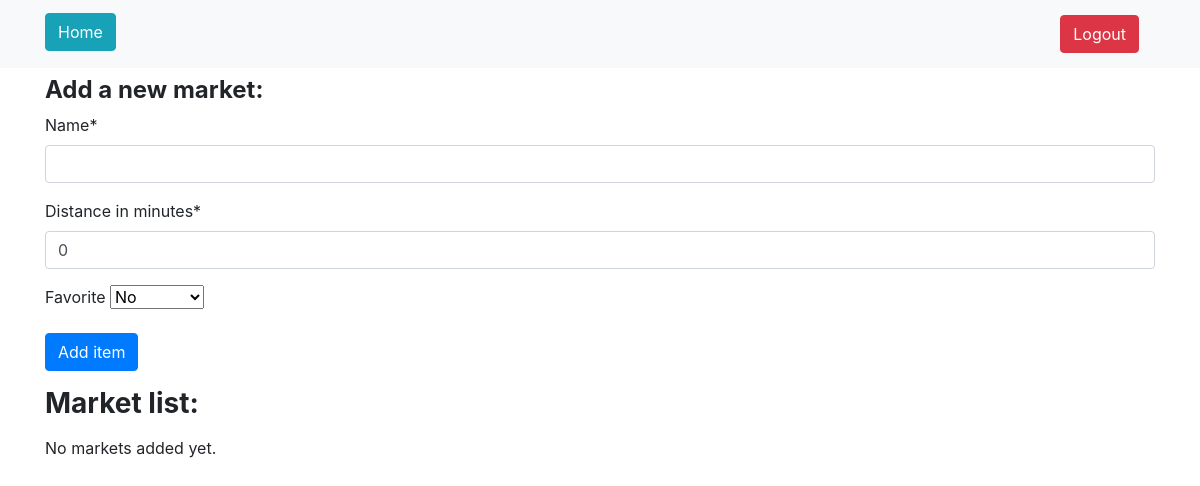
The app's page /createMarket/ (signed in), older data.
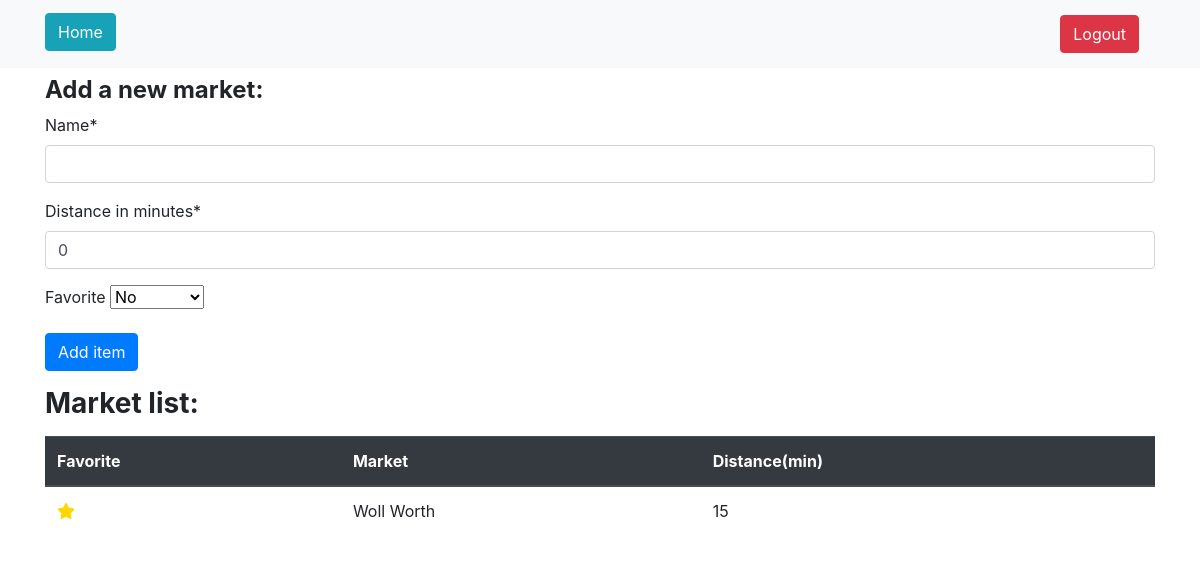
The same page, newer data.
### calculator/models.py (models this page shows, shortened)
class MarketCreatedModel(models.Model):
    name = models.CharField(max_length=100, null=True)
    distance = models.PositiveIntegerField(null=True)
    favorite = models.BooleanField(null=True, default= False)
    user_id = models.ForeignKey(User, null=True, on_delete=models.CASCADE)

### calculator/views.py (the view, shortened to what this page needs)
# urls.py: path('createMarket/', views.MarketPageView.as_view(), name='market_page'),
@method_decorator(login_required, name='dispatch')
class MarketPageView(View):
    template_name = 'marketCreation.html'
    form_class = CreateNewMarketForm
    def get_context_data(self, **kwargs):
        context = {'form': self.form_class(),}
        context['list_of_markets'] = MarketCreatedModel.objects.filter(
                user_id=self.request.user.id)
        return context
    def get(self, request, *args, **kwargs):
        form = self.form_class(initial={'distance':0,'favorite': 0})
        context = self.get_context_data()
        context['form'] = form
        return render(request, self.template_name, context=context)

### calculator/forms.py
class CreateNewMarketForm(forms.ModelForm):
    class Meta:
        model = MarketCreatedModel
        fields = ['name', 'distance', 'favorite']
        labels = {
            'distance': 'Distance in minutes',
        }

### calculator/templates/marketCreation.html (shortened to what this page needs)
{% extends "base.html" %}
{% load static %}
{% load crispy_forms_tags %}
{% block content %}
    <div class="container mt-2">
        <div class="row">
            <div class="col-md">
                <h4>
                    <strong>Add a new market:</strong>
                </h4>
            </div>
        </div>
        <form method="POST">
            {% csrf_token %} {{ form|crispy }}
            <button class="btn btn-primary" type="submit" name="saveItem">Add item</button>
        </form>
    </div>
    <div class="container mt-3">
        <div class="row">
            <div class="col">
                <label for="itemList">
                    <h3>
                        <strong>Market list:</strong>
                    </h3>
                </label>
            </div>
        </div>
        <div class="row">
            <div class="col">
                {% if list_of_markets %}
                    <table class="table">
                        <thead class="thead-dark">
                            <tr>
                                <th>Favorite</th>
                                <th>Market</th>
                                <th>Distance(min)</th>
                            </tr>
                        </thead>
                        <tbody>
                            {% for market in list_of_markets %}
                                <tr>
                                    <td>
                                        <div class="btn-group btn-group-toggle" data-toggle="buttons">
                                            {% if market.favorite %}
                                                <label class="custom-btn custom-btn-yellow">
                                                    <a href="{% url 'unfavorite_market' pk=market.pk %}">
                                                        <i class="fas fa-star"></i>
                                                    </a>
                                                </label>
                                            {% else %}
                                                <label class="custom-btn custom-btn-black">
                                                    <a href="{% url 'favorite_market' pk=market.pk %}">
                                                        <i class="fas fa-star"></i>
                                                    </a>
                                                </label>
                                            {% endif %}
                                </div>
                                <td>{{ market.name|title }}</td>
                                <td>{{ market.distance }}</td>
                            </tr>
                        {% endfor %}
                    </tbody>
                </table>
            {% else %}
                <p>No markets added yet.</p>
            {% endif %}
        </div>
    </div>
</div>
<link rel="stylesheet" type="text/css" href="{% static 'css/styles.css' %}">
{% endblock content %}

### templates/base.html (shortened to what this page needs)
<!DOCTYPE html>
<html>
    <head>
        {% load static %}
        <link rel="stylesheet"
              href="https://cdn.jsdelivr.net/npm/bootstrap@4.6.2/dist/css/bootstrap.min.css"
 />
    </head>
    <body>
        <nav class="navbar navbar-light bg-light">
            <div class="container fluid">
                <div class="d-flex flex-row bd-highlight mb-1">
                    <a class="navbar-brand" href="{% url 'home' %}">
                        <button type="button" class="btn btn-info">Home</button>
                    </a>
                </div>
                <div class="d-flex flex-row-reverse bd-highlight">
                    {% if request.user.is_authenticated %}
                        <a class="navbar-brand" href="{% url 'account_logout' %}">
                            <button type="button" class="btn btn-danger">Logout</button>
                        </a>
                    {% endif %}
                </nav>
                {% block content %}{% endblock %}
            </body>
        </html>

### static/css/styles.css (style rules this page uses)
.custom-btn.custom-btn-yellow a { color: rgb(255,215,0) }
.custom-btn.custom-btn-yellow a i { color: rgb(255,215,0) }

Row changes from the older to the newer data that the page shows:
added MarketCreatedModel: favorite True (drawn), name "Woll Worth", distance "15"
Text that changed along with them:
text no longer shown: "No markets added yet."
text now shown: "Favorite Market Distance(min)"
